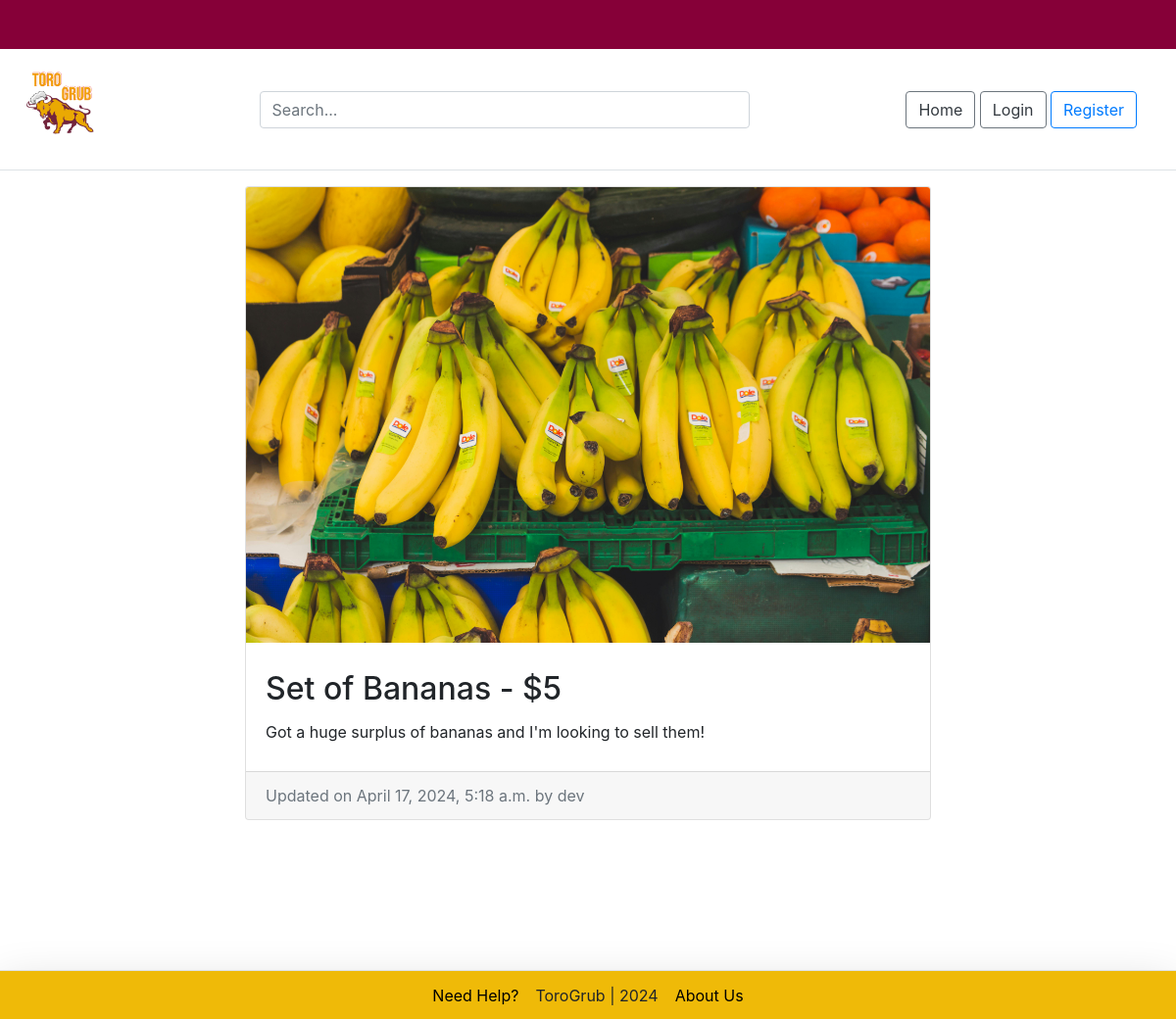
Screenshot of /post/dev-set-of-bananas-5/ with the database file from the repository.
### post/models.py (models this page shows, shortened)
class Post(models.Model):
	title 					= models.CharField(max_length=50, null=False, blank=False)
	body 					= models.TextField(max_length=5000, null=False, blank=False)
	image		 			= models.ImageField(upload_to=upload_location, null=True, blank=True)
	date_published 			= models.DateTimeField(auto_now_add=True, verbose_name="date published")
	date_updated 			= models.DateTimeField(auto_now=True, verbose_name="date updated")
	author 					= models.ForeignKey(settings.AUTH_USER_MODEL, on_delete=models.CASCADE)
	slug 					= models.SlugField(blank=True, unique=True)

### account/models.py (models this page shows, shortened)
class Account(AbstractBaseUser):
    email = models.EmailField(verbose_name = 'email', max_length = 60, unique = True)
    username = models.CharField(max_length = 30, unique = True)
    date_joined = models.DateTimeField(verbose_name = 'date joined', auto_now_add = True)
    last_login = models.DateTimeField(verbose_name = 'last login', auto_now = True)
    is_admin = models.BooleanField(default = False)
    is_active = models.BooleanField(default = True)
    is_staff = models.BooleanField(default = False)
    is_superuser = models.BooleanField(default = False)
    USERNAME_FIELD = 'email'
    REQUIRED_FIELDS = ['username']
    objects = MyAccountManager()

### post/views.py (the view)
# urls.py: path('<slug>/', detail_post_view, name="detail"),
def detail_post_view(request, slug):
	context = {}
	user_post = get_object_or_404(Post, slug=slug)
	context['user_post'] = user_post
	return render(request, 'post/detail_post.html', context)

### post/templates/post/detail_post.html (shortened to what this page needs)
{% extends 'base.html' %}
{% block content %}
<div class="container">
	<div class="row">
		<div class="card m-auto">
			<img class="card-img-top" src="{{user_post.image.url}}">
			<div class="card-body mt-2 mb-2">
			  <h2 class="card-title">{{user_post.title}}</h2>
			  <p class="card-text">{{user_post.body|safe}}</p>
			</div>
			<div class="card-footer text-muted">
			  Updated on {{user_post.date_updated}} by {{user_post.author.username}}
			</div>
		</div>
	</div>
</div>
{% endblock content %}

### post/templates/post/detail_post.html (style rules this page uses)
.card { max-width: 700px; }
.card-body { padding: 20px; }

### rows the page displays
Post: image (picture), title "Set of Bananas - $5", body "Got a huge surplus of bananas and I'm looking to sell them!", date_updated "April 17, 2024, 5:18 a.m.", author.username "dev"
